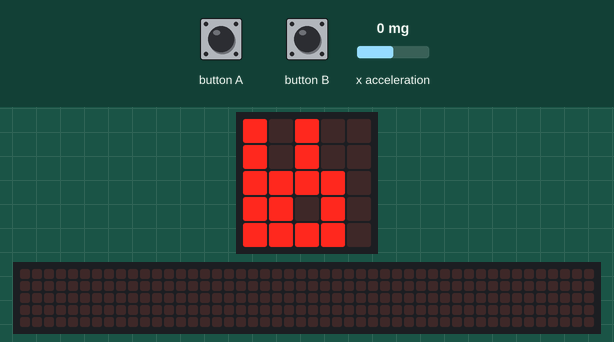
This program was run on a simulated BBC micro:bit running MicroPython. On the bench: the board's 5×5 LED display, a strip that is not on the board, showing the scrolling text unrolled. The test bench sets the inputs (shaded band); at power-on: x acceleration 0 mg. Random numbers come from a fixed seed; the 48×5 strip is a reading aid, not a part: it shows the text the display is scrolling, unrolled, one strip-width of it at a time.

Above: at 1.2 s.
1.3 s: button A pressed for 0.15 s
At 1.37 s:
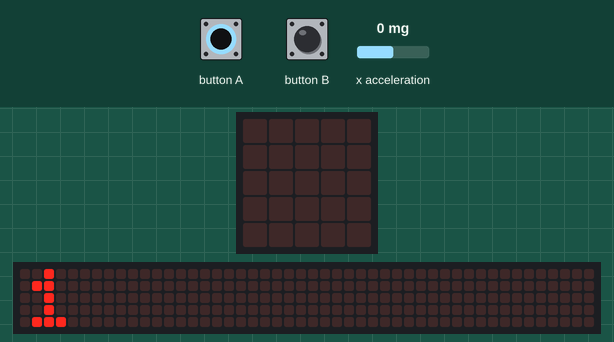
2.0 s: x acceleration set to -231 mg
5.0 s: x acceleration set to -269 mg
At 5.8 s:
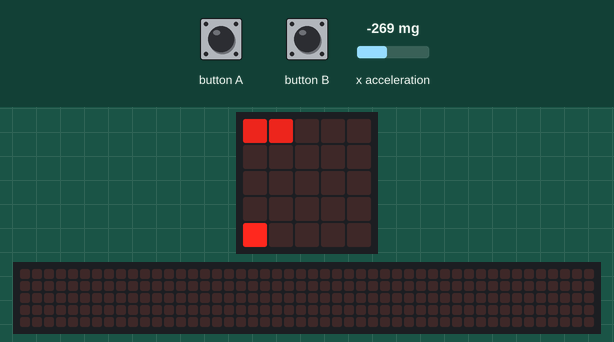
8.0 s: button B pressed for 0.15 s
At 8.37 s:
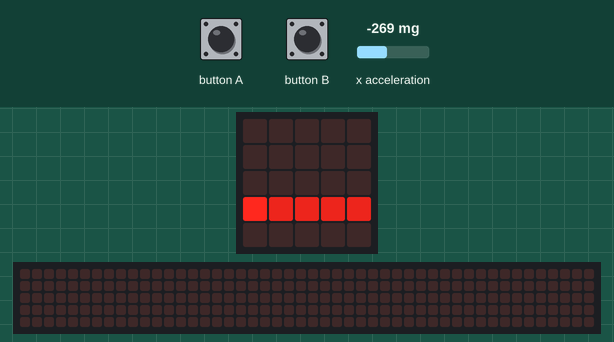
8.7 s: button A pressed for 1 s
At 9.4 s:
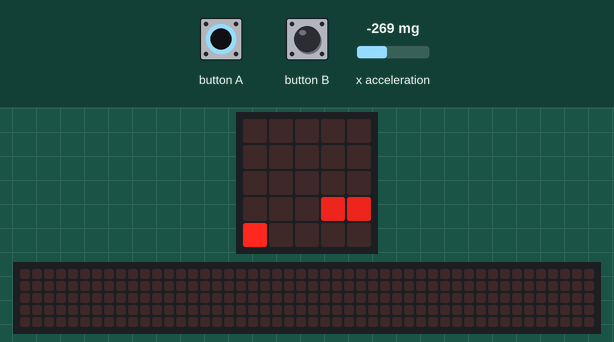
11.5 s: button B pressed for 1 s
At 13.6 s:
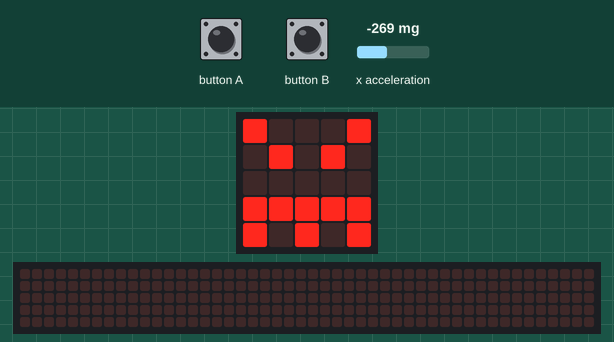
Timing chart, 0 to 15.1 s (numbered marks = the images above; inputs shaded):
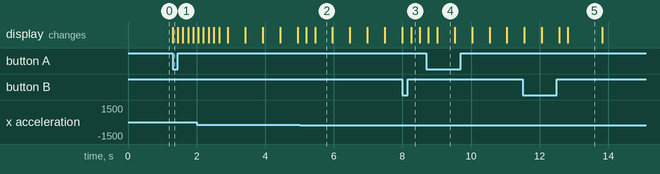

The program:

frogger.py
```python
from microbit import *
import random

MIN_COORD = 0
MAX_COORD = 4
MIN_VEHICLES = 3
VEHICLE_LENGTH = 3
VEHICLE_SPEED = 2

def wait_for_button():
    while not (button_a.was_pressed() or button_b.was_pressed()):
        sleep(1)


def in_bounds(x, y):
    if x < MIN_COORD or x > MAX_COORD:
        return False
    if y < MIN_COORD or y > MAX_COORD:
        return False
    return True

def lane_speed(y):
    # Half lanes have positive speed, half negative.
    if y % 2 == 0:
        return -1
    return 1


class Game:

    def reset(self):
        # Initial values, player at middle-bottom of screen.
        self.x = 2
        self.y = 4

        self.n_vehicles = MIN_VEHICLES
        self.vehicles = []
        self.level = 1
        self.tick = 0

    def handle_input(self):
        self.tick += 1
        acc_x = accelerometer.get_x()

        if acc_x < -256:
            self.x = self.x - 1
        if acc_x > 256:
            self.x = self.x + 1

        if self.x > MAX_COORD:
            self.x = MAX_COORD

        if self.x < MIN_COORD:
            self.x = MIN_COORD


        if button_b.was_pressed():
            # Jump up the screen.
            self.y = self.y - 1

        if button_a.was_pressed():
            # Jump back.
            self.y = self.y + 1
            if self.y > 4:
                self.y = 4


    def level_up(self):
        if self.y == -1:
            # Clear board.
            self.vehicles = []
            self.y = 4
            self.n_vehicles += 1
            self.level += 1
            display.scroll(game.level)

    def add_vehicles(self):
        # Each vehicle is actually added as a series of indivudal pixels.
        # they are moved independently for simplicity.
        if len(self.vehicles) < self.n_vehicles:
            # Generate a random vehicle.
            vehicle_length = random.randint(1, VEHICLE_LENGTH)
            vehicle_lane = random.randint(0, 3)
            vehicle_speed = lane_speed(vehicle_lane)  # will be 1 or -1
            for n in range(vehicle_length):
                if vehicle_speed == 1:
                    x = -1 - n
                else:
                    x = 5 + n
                self.vehicles.append((x, vehicle_lane))

    def draw(self):
        display.clear()

        for x, y in self.vehicles:
            if in_bounds(x, y):
                display.set_pixel(x, y, 7)

        display.set_pixel(self.x, self.y, 9)


    def move_vehicles(self):
        if self.tick % VEHICLE_SPEED:
            return

        # Movement is determined by the row of the vehicle.
        vehicles = []
        for x, y in self.vehicles:
            new_x = x+lane_speed(y)
            speed = lane_speed(y)
            # Update if we're still in bounds.
            if (
                (speed == 1 and new_x <= MAX_COORD) or
                (speed == -1 and new_x >= MIN_COORD)
            ):
                vehicles.append((new_x, y))

        self.vehicles = vehicles

    def game_over(self):
        return (self.x, self.y) in self.vehicles

# Main loop

game = Game() # Create our game object.

while True:

    display.show(Image.RABBIT)
    wait_for_button()

    display.scroll(1)
    game.reset() # Reset the game state.
    while not game.game_over():
        game.handle_input()
        game.level_up()
        game.move_vehicles()
        game.add_vehicles()
        game.draw()

        sleep(250)

    display.show(Image.ANGRY)
    sleep(1000)
```

Measured:
- the behaviour switches between -256 and -257 mg on x acceleration (found by bisection; images 1 and 2)
- after the input at 1.3 s, the display: changes at once (image 1)
- what the display in image 2 shows lasts 0.5 s, from 5.5 s to 6.0 s
- what the display in image 5 shows lasts 1.0 s, from 12.8 s to 13.8 s
